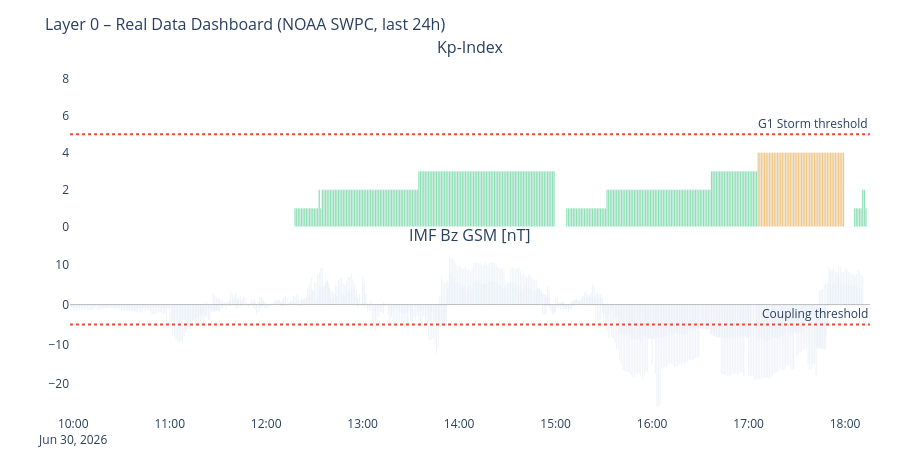

Write notebook code for a chart like this one.
### Markdown cell above
---
## 3. Time-Series Dashboard (Real Data)

### Code cell
# ============================================================
# DASHBOARD – Kp / Solar Wind / IMF Bz / X-Ray
# ============================================================

panels = [
    (df_kp,   'kp',     'Kp-Index',                       '#7F77DD', 'bar'),
    (df_sw,   'speed',  'Solar Wind Speed [km/s]',         '#F2A623', 'line'),
    (df_mag,  'bz_gsm', 'IMF Bz GSM [nT]',                '#378ADD', 'bar'),
    (df_xray, 'flux',   'GOES X-Ray Flux [W/m²] (log)',    '#E85D24', 'line'),
]
active = [(df, col, title, color, kind)
          for df, col, title, color, kind in panels
          if df is not None and col in df.columns]

if not active:
    print('No data available.')
else:
    fig = make_subplots(
        rows=len(active), cols=1, shared_xaxes=True,
        subplot_titles=[p[2] for p in active],
        vertical_spacing=0.06
    )
    for i, (df, col, title, color, kind) in enumerate(active, 1):
        ds = df.dropna(subset=[col])
        if kind == 'bar':
            if col == 'kp':
                mc = ['#2ecc71' if v < 4 else '#f39c12' if v < 6 else '#e74c3c'
                      for v in ds[col]]
            elif col == 'bz_gsm':
                mc = ['#e74c3c' if v < -5 else '#2ecc71' if v > 5 else '#95a5a6'
                      for v in ds[col]]
            else:
                mc = color
            fig.add_trace(go.Bar(x=ds['time'], y=ds[col], marker_color=mc,
                                 name=title, opacity=0.75), row=i, col=1)
        else:
            h = color.lstrip('#')
            r_c, g_c, b_c = int(h[0:2], 16), int(h[2:4], 16), int(h[4:6], 16)
            fc = f'rgba({r_c},{g_c},{b_c},0.12)'
            fig.add_trace(go.Scatter(x=ds['time'], y=ds[col], name=title,
                                     line=dict(color=color, width=1.5),
                                     fill='tozeroy', fillcolor=fc), row=i, col=1)

        if col == 'kp':
            fig.add_hline(y=5, line_dash='dot', line_color='#e74c3c',
                          annotation_text='G1 Storm threshold', row=i, col=1)
            fig.update_yaxes(range=[0, 9], row=i, col=1)
        elif col == 'speed':
            fig.add_hline(y=500, line_dash='dot', line_color='#E85D24',
                          annotation_text='Elevated wind', row=i, col=1)
        elif col == 'bz_gsm':
            fig.add_hline(y=0, line_color='gray', line_width=0.5, row=i, col=1)
            fig.add_hline(y=-5, line_dash='dot', line_color='#e74c3c',
                          annotation_text='Coupling threshold', row=i, col=1)
        elif col == 'flux':
            fig.update_yaxes(type='log', row=i, col=1)
            for lvl, lbl, lc in [(1e-4,'X','#c0392b'),(1e-5,'M','#e67e22'),(1e-6,'C','#f1c40f')]:
                fig.add_hline(y=lvl, line_dash='dot', line_color=lc,
                              annotation_text=lbl, row=i, col=1)

    fig.update_layout(
        title=dict(text='Layer 0 – Real Data Dashboard (NOAA SWPC, last 24h)', font=dict(size=16)),
        height=180 * len(active) + 100,
        showlegend=False,
        plot_bgcolor='rgba(0,0,0,0)', paper_bgcolor='rgba(0,0,0,0)',
        margin=dict(l=70, r=30, t=60, b=40)
    )
    fig.show()

### Figure 1 — Plotly figure (JSON) as saved in the notebook; plotly's stock layout.template omitted (floating-point values rounded to 4 significant figures; data arrays with more than 128 entries replaced by an {"elided": "..."} marker saying what was removed)
{"data": [{"marker": {"color": {"elided": "358 str values"}}, "name": "Kp-Index", "opacity": 0.75, "type": "bar", "x": {"elided": "358 str values"}, "xaxis": "x", "y": {"elided": "358 int values"}, "yaxis": "y"}, {"marker": {"color": {"elided": "1440 str values"}}, "name": "IMF Bz GSM [nT]", "opacity": 0.75, "type": "bar", "x": {"elided": "1440 str values"}, "xaxis": "x2", "y": {"elided": "1440 float values"}, "yaxis": "y2"}], "layout": {"annotations": [{"font": {"size": 16}, "showarrow": false, "text": "Kp-Index", "x": 0.5, "xanchor": "center", "xref": "paper", "y": 1.0, "yanchor": "bottom", "yref": "paper"}, {"font": {"size": 16}, "showarrow": false, "text": "IMF Bz GSM [nT]", "x": 0.5, "xanchor": "center", "xref": "paper", "y": 0.47, "yanchor": "bottom", "yref": "paper"}, {"showarrow": false, "text": "G1 Storm threshold", "x": 1, "xanchor": "right", "xref": "x domain", "y": 5, "yanchor": "bottom", "yref": "y"}, {"showarrow": false, "text": "Coupling threshold", "x": 1, "xanchor": "right", "xref": "x2 domain", "y": -5, "yanchor": "bottom", "yref": "y2"}], "height": 460, "margin": {"b": 40, "l": 70, "r": 30, "t": 60}, "paper_bgcolor": "rgba(0,0,0,0)", "plot_bgcolor": "rgba(0,0,0,0)", "shapes": [{"line": {"color": "#e74c3c", "dash": "dot"}, "type": "line", "x0": 0, "x1": 1, "xref": "x domain", "y0": 5, "y1": 5, "yref": "y"}, {"line": {"color": "gray", "width": 0.5}, "type": "line", "x0": 0, "x1": 1, "xref": "x2 domain", "y0": 0, "y1": 0, "yref": "y2"}, {"line": {"color": "#e74c3c", "dash": "dot"}, "type": "line", "x0": 0, "x1": 1, "xref": "x2 domain", "y0": -5, "y1": -5, "yref": "y2"}], "showlegend": false, "title": {"font": {"size": 16}, "text": "Layer 0 – Real Data Dashboard (NOAA SWPC, last 24h)"}, "xaxis": {"anchor": "y", "domain": [0.0, 1.0], "matches": "x2", "showticklabels": false}, "xaxis2": {"anchor": "y2", "domain": [0.0, 1.0]}, "yaxis": {"anchor": "x", "domain": [0.53, 1.0], "range": [0, 9]}, "yaxis2": {"anchor": "x2", "domain": [0.0, 0.47]}}}
